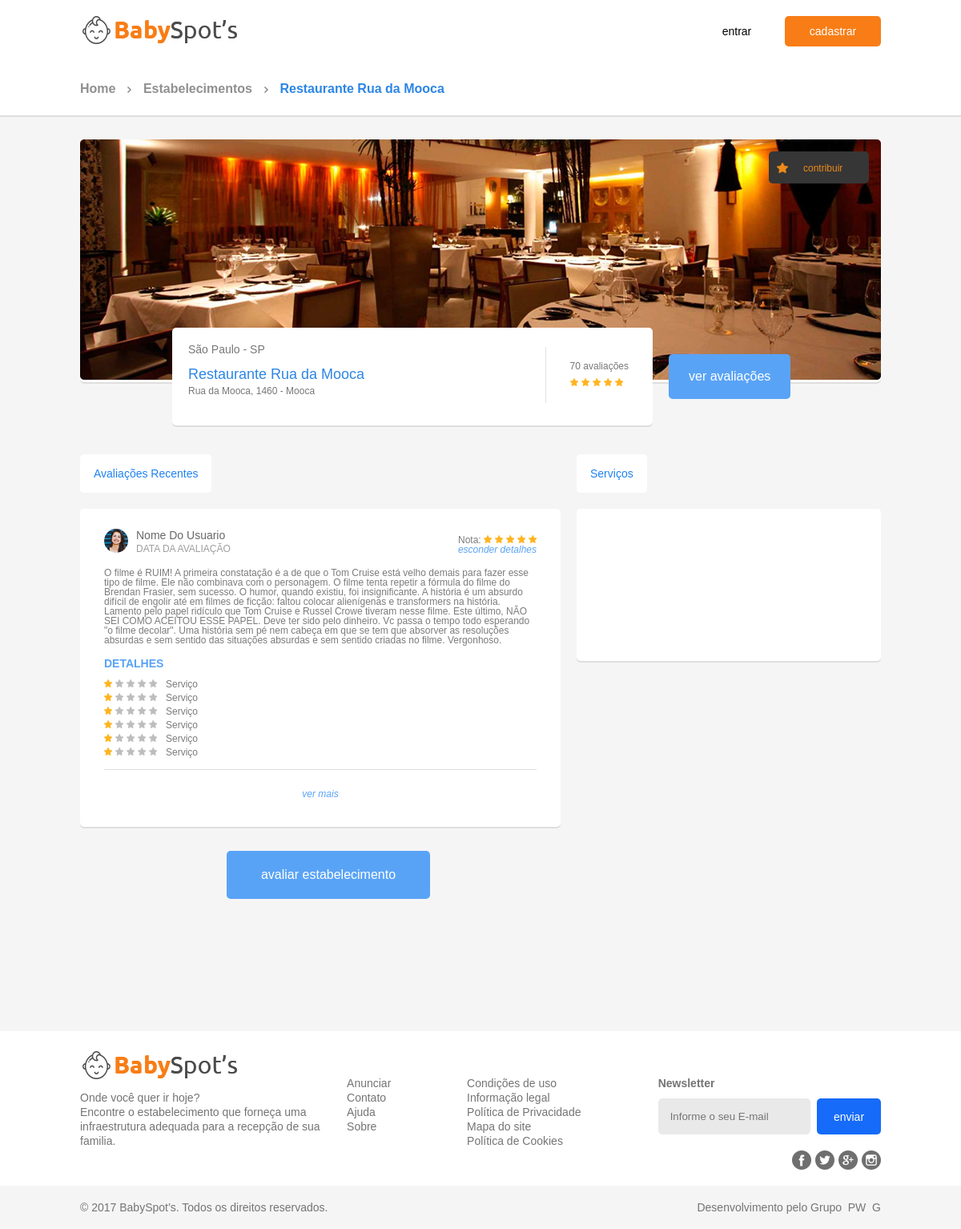
Screenshot of /?func=pagina_estabelecimento&id_est=3 with the database file from the repository.
### tables this page shows
CREATE TABLE estabelecimento (id_est INTEGER NOT NULL PRIMARY KEY AUTOINCREMENT, nome TEXT NOT NULL, id_usu INTEGER NOT NULL, data_cadastro DATE NOT NULL, cep TEXT NOT NULL, rua TEXT NOT NULL, numero TEXT NOT NULL, complemento TEXT, bairro TEXT NOT NULL, cidade TEXT NOT NULL, estado TEXT NOT NULL, CONSTRAINT fk_id_usuario FOREIGN KEY (id_usu) REFERENCES usuario (id_usu));

### index.php (called while the page is built, shortened)
<?php
require_once 'controller/EstabelecimentoController.php';
$estabelecimento_controller = new EstabelecimentoController();
$estabelecimento_controller->init();
?>

### model/AbstractFactory.php (called while the page is built, shortened)
<?php
abstract class AbstractFactory {
	public function __construct() {
		try {
			$this->db = new PDO("sqlite:database/baby_spots.db");
		} catch (PDOException $exception) {
			echo $exception->getMessage();
		} catch (Exception $exception) {
			echo $exception->getMessage();
		}
	}
	protected function queryRowsToListOfObjects	(PDOStatement $result, $nameObject) {
		$list = array();
		$result = $result->fetchAll(PDO::FETCH_NUM);
		foreach ($result as $row) {
			$ref = new ReflectionClass($nameObject);
			$list[] = $ref->newInstanceArgs($row);
		}
		return $list;
	}
}

### model/EstabelecimentoFactory.php (called while the page is built, shortened)
<?php
require_once ("Estabelecimento.php");
require_once ("AbstractFactory.php");
class EstabelecimentoFactory extends AbstractFactory {
	private $tb_estabelecimento = "estabelecimento";
	public function find($param){
		$sql = "SELECT e.id_est, e.id_usu, e.nome, e.cep, e.rua, e.numero, e.complemento, e.bairro, e.cidade, e.estado, (SELECT url_imagem FROM estabelecimento_foto ef WHERE e.id_est = ef.id_est), (SELECT nome_completo FROM usuario u WHERE u.id_usu = e.id_usu) FROM " . $this->tb_estabelecimento . " e WHERE id_est = " . $param;
		try {
			$resultQuery = $this->db->query($sql);
			return $this->queryRowsToListOfObjects($resultQuery, "Estabelecimento");
		} catch (Exception $ex) {
			echo $ex->getMessage();
			return null;
		}
	}
}

### model/Estabelecimento.php (called while the page is built, shortened)
<?php
class Estabelecimento {
	private $nome_est;
	private $rua;
	private $numero;
	private $bairro;
	private $cidade;
	private $estado;
	public function __construct($id_est, $id_usu, $nome_est, $cep, $rua, $numero, $complemento, $bairro, $cidade, $estado, $url_imagem, $nome_completo) {
		$this->nome_est = $nome_est;
		$this->rua = $rua;
		$this->numero = $numero;
		$this->bairro = $bairro;
		$this->cidade = $cidade;
		$this->estado = $estado;
	}
	public function getNomeEstabelecimento() {
		return $this->nome_est;
	}
	public function getRua() {
		return $this->rua;
	}
	public function getNumero() {
		return $this->numero;
	}
	public function getBairro() {
		return $this->bairro;
	}
	public function getCidade() {
		return $this->cidade;
	}
	public function getEstado() {
		return $this->estado;
	}
}

### view/pagina-estabelecimento.php (the view, shortened to what this page needs)
<!DOCTYPE html>
<html>
    <head>
        <link type="text/css" rel="stylesheet" href="view/css/css.css">
        <link type="text/css" rel="stylesheet" href="view/css/pagina-estabelecimento.css">
    </head>
    <body>
        <?php include 'header.php'?>
        <div class="navegacao">
            <ul>
                <li><a href="?">Home</a></li>
                <li><a href="?func=lista&busca=">Estabelecimentos</a></li>
                <li><a href="#"><?php echo $item[0]->getNomeEstabelecimento(); ?></a></li>
            </ul>
        </div>
        <main class="container">
            <section>
                <figure class="card">
                    <a class="btn-contribuir">contribuir</a>
                    <img src="view/images/foto-estab-pg.png">
                </figure>
                <div class="info-estab">
                    <div class="infos card">
                        <div>
                            <p><?php echo $item[0]->getCidade()." - ".$item[0]->getEstado(); ?></p>
                            <p><?php echo $item[0]->getNomeEstabelecimento(); ?></p>
                            <p><?php echo $item[0]->getRua().", ".$item[0]->getNumero()." - ".$item[0]->getBairro(); ?></p>
                        </div>
                        <div class="avaliacao">
                            <span>70 avaliações</span>
                            <p class="avali qt-strelas-5"></p>
                        </div>
                    </div>
                    <a href="#avaliacoes" class="botao" id="ver-avaliacoes">ver avaliações</a>
                </div>
            </section>
            <section class="container" id="avaliacoes">
                <div class="comentarios">
                    <h2 class="card label">Avaliações Recentes</h2>
                    <section class="card container">
                        <div class="comentario">
                            <div class="informacoes-commentario">
                                <figure class="foto-usuario-comentario">
                                    <img src="images/foto-perfil-usuario-exp.png">
                                    <figcaption>
                                        <p>Nome Do Usuario</p>
                                        <p>Data da avaliação</p>
                                    </figcaption>
                                </figure>
                                <div class="nota">
                                    <p>Nota: <span class="avali qt-strelas-5"></span></p>
                                    <a class="ver-detalhes" src="#">esconder detalhes</a>
                                </div>
                            </div>
                            <div class="texto">
                                <p>O filme é RUIM! A primeira constatação é a de que o Tom Cruise está velho demais para fazer esse tipo de filme. Ele não combinava com o personagem. O filme tenta repetir a fórmula do filme do Brendan Frasier, sem sucesso. O humor, quando existiu, foi insignificante. A história é um absurdo difícil de engolir até em filmes de ficção: faltou colocar alienígenas e transformers na história. Lamento pelo papel ridículo que Tom Cruise e Russel Crowe tiveram nesse filme. Este último, NÃO SEI COMO ACEITOU ESSE PAPEL. Deve ter sido pelo dinheiro. Vc passa o tempo todo esperando "o filme decolar". Uma história sem pé nem cabeça em que se tem que absorver as resoluções absurdas e sem sentido das situações absurdas e sem sentido criadas no filme. Vergonhoso.</p>
                            </div>
                            <div class="detalhes">
                                <p>detalhes</p>
                                <ul>
                                    <li><span class="avali qt-strelas-1"></span>Serviço</li>
                                    <li><span class="avali qt-strelas-1"></span>Serviço</li>
                                    <li><span class="avali qt-strelas-1"></span>Serviço</li>
                                    <li><span class="avali qt-strelas-1"></span>Serviço</li>
                                    <li><span class="avali qt-strelas-1"></span>Serviço</li>
                                    <li><span class="avali qt-strelas-1"></span>Serviço</li>
                                </ul>
                            </div>
                        </div>
                        <a class="ver-mais-commentarios">ver mais</a>
                    </section>
                    <a class="btn-avaliar botao">avaliar estabelecimento</a>
                </div>
                <section id="servicos">
                    <h2 class="card label">Serviços</h2>
                    <div class="card servicos">
                    </div>
                </section>
            </section>
        </main>
        <?php include 'footer.php'?>
    </body>
</html>

### view/css/css.css (style rules this page uses)
a,abbr,acronym,address,applet,article,aside,audio,b,big,blockquote,body,canvas,caption,center,cite,code,dd,del,details,dfn,div,dl,dt,em,embed,fieldset,figcaption,figure,footer,form,h1,h2,h3,h4,h5,h6,header,hgroup,html,i,iframe,img,ins,kbd,label,legend,li,mark,menu,nav,object,ol,output,p,pre,q,ruby,s,samp,section,small,span,strike,strong,sub,summary,sup,table,tbody,td,tfoot,th,thead,time,tr,tt,u,ul,var,video { margin:0;padding:0;border:0;font:inherit;vertical-align:baseline }
article,aside,details,figcaption,figure,footer,header,hgroup,menu,nav,section { display:block }
body { line-height:1 }
ol,ul { list-style:none }
* { outline: none; font-family: 'Ubuntu', sans-serif; }
html, body { font-family: 'Ubuntu', sans-serif; background-color: #f5f5f5; }
.botao { border-radius: 5px; transition: background-color .3s; text-decoration: none; text-align: center; padding: 1.5ch 1ch; cursor: pointer; }
.card { border-radius: 5px; box-shadow: 0 2px #dedede; background-color: white; }
.label { font-size: 14px; color: #1e82f2; display: inline-block; padding: 17px; margin-top: 30px; margin-bottom: 20px; box-shadow: none; }
.container { display: flex; align-items: center; justify-content: space-between; width: 1000px; margin: auto; }
.navegacao { width: 100%; font-size: 16px; font-weight: bold; padding-top: 25px; padding-bottom: 25px; border-radius: 0; background: white; box-shadow: 0 2px #dedede; }
.navegacao ul { width: 1000px; margin: auto; }
.navegacao li { display: inline-block; padding-right: 30px; background: url("../images/navbar-arroy-right.png") no-repeat local calc(100% - 10px) 5px; }
.navegacao li:last-child { background: none; }
.navegacao li:last-child a { color: #2c86e5; }
.navegacao li a { text-decoration: none; color: #909090; }
.avali { background:url("../images/star-sprite.png") no-repeat 0 0;width:66px;height:10px;margin-top:8px; }
.avali.qt-strelas-1 { background-position:0 -80px; }
.avali.qt-strelas-5 { background-position:0 0; }

### rows the page displays
estabelecimento: nome "Restaurante Rua da Mooca", cidade "São Paulo", estado "SP", rua "Rua da Mooca", numero "1460", bairro "Mooca"
